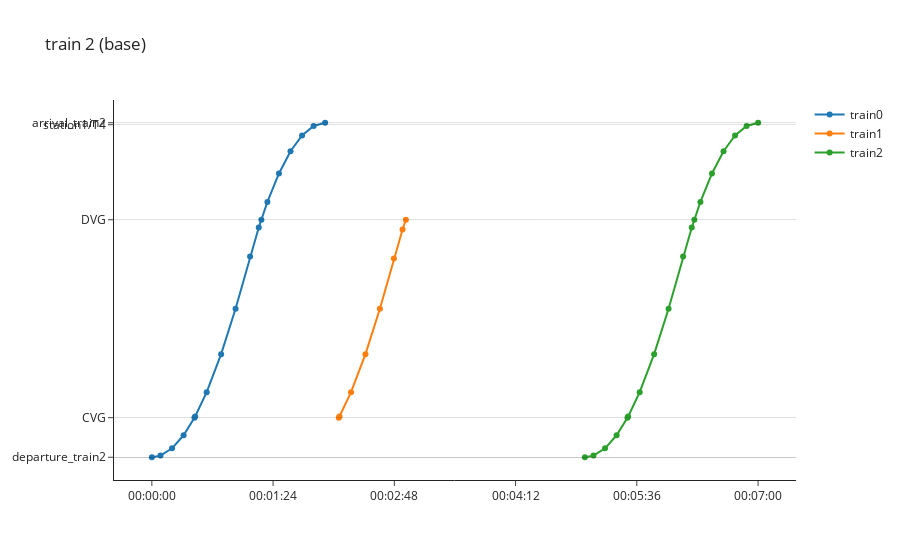

Notebook source saved alongside this figure:
### Code cell
sim.add_train(
    label='train2',
    locations=[('T0', 300), ('T4', 490)],
    departure_time=300
)
sim.run()
sim.space_time_chart_plotly(2)

### Figure 1 — Plotly figure (JSON) as saved in the notebook; plotly's stock layout.template omitted (floating-point values rounded to 4 significant figures)
{"data": [{"name": "train0", "type": "scatter", "x": [0, 6, 14, 22, 29.51, 30, 38, 48, 58, 68.07, 74.07, 75.88, 80.07, 88.07, 96.07, 104.1, 112.1, 120.1], "y": [0, 8.294, 45.07, 111.0, 200, 205.8, 328.9, 520.8, 750.4, 1014, 1161, 1200, 1290, 1434, 1546, 1626, 1674, 1690]}, {"name": "train1", "type": "scatter", "x": [100, 106, 114, 122, 129.5, 130, 138, 148, 158, 167.7, 173.7, 176.0, 179.7, 187.7, 195.7, 203.7, 211.7, 219.7], "y": [null, null, null, null, 200, 205.8, 328.9, 520.8, 750.4, 1004, 1151, 1200, null, null, null, null, null, null]}, {"name": "train2", "type": "scatter", "x": [300, 306, 314, 322, 329.5, 330, 338, 348, 358, 368.1, 374.1, 375.9, 380.1, 388.1, 396.1, 404.1, 412.1, 420.1], "y": [0, 8.294, 45.07, 111.0, 200, 205.8, 328.9, 520.8, 750.4, 1014, 1161, 1200, 1290, 1434, 1546, 1626, 1674, 1690]}], "layout": {"hovermode": "x unified", "shapes": [{"line": {"color": "black", "width": 0.5}, "type": "line", "x0": 0, "x1": 1, "xref": "x domain", "y0": 0, "y1": 0, "yref": "y"}, {"line": {"color": "black", "width": 0.5}, "type": "line", "x0": 0, "x1": 1, "xref": "x domain", "y0": 0, "y1": 0, "yref": "y"}, {"line": {"color": "black", "width": 0.5}, "type": "line", "x0": 0, "x1": 1, "xref": "x domain", "y0": 200, "y1": 200, "yref": "y"}, {"line": {"color": "black", "width": 0.5}, "type": "line", "x0": 0, "x1": 1, "xref": "x domain", "y0": 1200, "y1": 1200, "yref": "y"}, {"line": {"color": "black", "width": 0.5}, "type": "line", "x0": 0, "x1": 1, "xref": "x domain", "y0": 1680, "y1": 1680, "yref": "y"}, {"line": {"color": "black", "width": 0.5}, "type": "line", "x0": 0, "x1": 1, "xref": "x domain", "y0": 1690, "y1": 1690, "yref": "y"}], "title": {"text": "train 2 (base)"}, "xaxis": {"tickmode": "array", "ticktext": ["00:00:00", "00:01:24", "00:02:48", "00:04:12", "00:05:36", "00:07:00"], "tickvals": [0, 84, 168, 252, 336, 420]}, "yaxis": {"tickmode": "array", "ticktext": ["departure_train2", "station0/T0", "CVG", "DVG", "station1/T4", "arrival_train2"], "tickvals": [0, 0, 200, 1200, 1680, 1690]}}}
